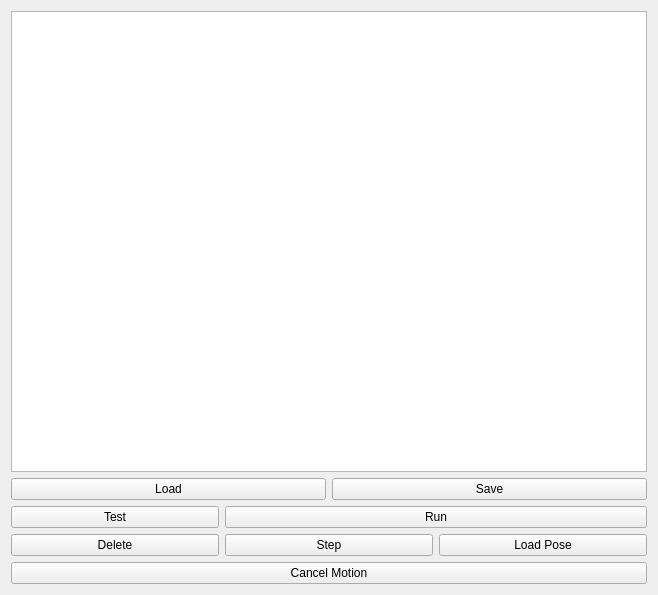
<?xml version="1.0" encoding="UTF-8"?>
<ui version="4.0">
 <class>Form</class>
 <widget class="QWidget" name="Form">
  <property name="geometry">
   <rect>
    <x>0</x>
    <y>0</y>
    <width>658</width>
    <height>595</height>
   </rect>
  </property>
  <property name="windowTitle">
   <string>Form</string>
  </property>
  <layout class="QGridLayout" name="gridLayout">
   <item row="1" column="0" colspan="3">
    <layout class="QGridLayout" name="gridLayout_2">
     <item row="0" column="0" colspan="3">
      <widget class="QListWidget" name="listWidgetPoses">
       <property name="font">
        <font>
         <weight>50</weight>
         <italic>false</italic>
         <bold>false</bold>
        </font>
       </property>
      </widget>
     </item>
     <item row="1" column="0" colspan="3">
      <layout class="QHBoxLayout" name="horizontalLayout">
       <item>
        <widget class="QPushButton" name="btnLoadPath">
         <property name="maximumSize">
          <size>
           <width>16777215</width>
           <height>16777215</height>
          </size>
         </property>
         <property name="font">
          <font>
           <italic>false</italic>
          </font>
         </property>
         <property name="text">
          <string>Load</string>
         </property>
         <property name="icon">
          <iconset theme="document-open">
           <normaloff>.</normaloff>.</iconset>
         </property>
        </widget>
       </item>
       <item>
        <widget class="QPushButton" name="btnSavePath">
         <property name="font">
          <font>
           <italic>false</italic>
          </font>
         </property>
         <property name="text">
          <string>Save</string>
         </property>
         <property name="icon">
          <iconset theme="document-save">
           <normaloff>.</normaloff>.</iconset>
         </property>
        </widget>
       </item>
      </layout>
     </item>
     <item row="4" column="0">
      <widget class="QPushButton" name="btnDelete">
       <property name="text">
        <string>Delete</string>
       </property>
      </widget>
     </item>
     <item row="5" column="0" colspan="3">
      <widget class="QPushButton" name="btnCancel">
       <property name="styleSheet">
        <string notr="true"/>
       </property>
       <property name="text">
        <string>Cancel Motion</string>
       </property>
      </widget>
     </item>
     <item row="4" column="1">
      <widget class="QPushButton" name="btnStep">
       <property name="text">
        <string>Step</string>
       </property>
      </widget>
     </item>
     <item row="4" column="2">
      <widget class="QPushButton" name="btnLoadPose">
       <property name="text">
        <string>Load Pose</string>
       </property>
      </widget>
     </item>
     <item row="2" column="1" colspan="2">
      <layout class="QHBoxLayout" name="horizontalLayout_2">
       <item>
        <widget class="QPushButton" name="btnRunPath">
         <property name="font">
          <font>
           <italic>false</italic>
          </font>
         </property>
         <property name="text">
          <string>Run</string>
         </property>
         <property name="icon">
          <iconset theme="media-playback-start">
           <normaloff>.</normaloff>.</iconset>
         </property>
        </widget>
       </item>
      </layout>
     </item>
     <item row="2" column="0">
      <widget class="QPushButton" name="btnRunTest">
       <property name="text">
        <string>Test</string>
       </property>
       <property name="icon">
        <iconset theme="media-playback-start">
         <normaloff>.</normaloff>.</iconset>
       </property>
      </widget>
     </item>
    </layout>
   </item>
  </layout>
 </widget>
 <resources/>
 <connections/>
</ui>
